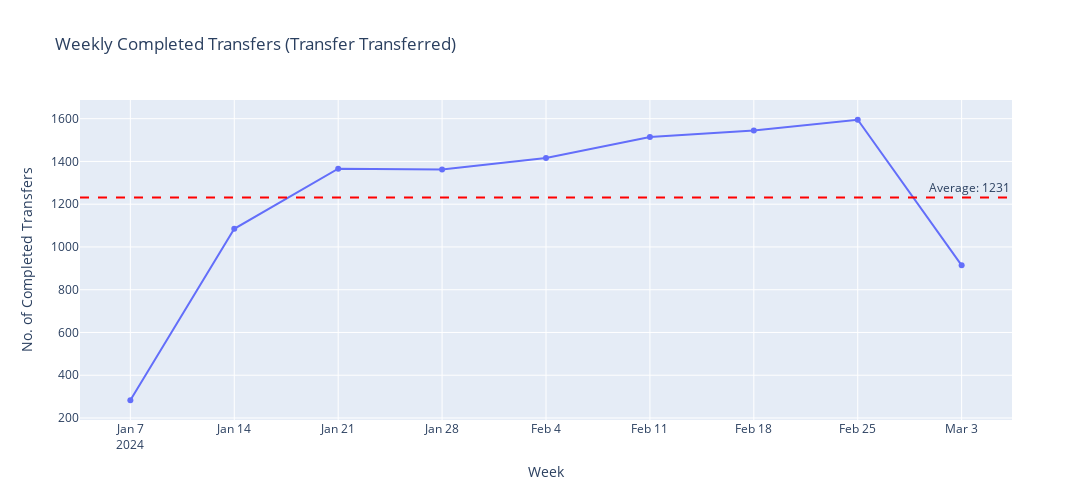

Notebook source saved alongside this figure:
### Markdown cell above
### 2.2 Completed Transfers — The North Star Metric

Although each step reveals some insight about engagement and potential drop-offs, the most important metric for assessing launch performance is **Transfer Transferred**.

Completed transfers reflect actual revenue and directly impact the route’s P&L, making this the **primary KPI** for determining whether the route is gaining sustainable traction and where we should focus future optimisation efforts.

### Code cell
# Execute SQL query
df = db.execute_sql_file("../sql/funnel_stage_time_series.sql")

# Mask for completed transfers only
is_transferred_yes = df["EVENT_NAME"] == "Transfer Transferred"
df = df[is_transferred_yes]

# Resample time series and aggregate to weekly counts
df.set_index("EVENT_DATE", inplace=True)
df = df.resample("W").agg(COUNT=("COUNT", "sum")).reset_index()

# Plot time series
fig = px.line(
    df,
    x="EVENT_DATE",
    y="COUNT",
    title="Weekly Completed Transfers (Transfer Transferred)",
    markers=True,
)
fig.add_hline(
    y=df["COUNT"].mean(),
    line_dash="dash",
    line_color="red",
    annotation_text=f"Average: {df['COUNT'].mean():.0f}",
)
fig.update_layout(
    width=1200,
    height=500,
    xaxis_title="Week",
    yaxis_title="No. of Completed Transfers",
)
fig.show()

### Figure 1 — Plotly figure (JSON) as saved in the notebook; plotly's stock layout.template omitted (floating-point values rounded to 4 significant figures)
{"data": [{"hovertemplate": "EVENT_DATE=%{x}<br>COUNT=%{y}<extra></extra>", "legendgroup": "", "line": {"color": "#636efa", "dash": "solid"}, "marker": {"symbol": "circle"}, "mode": "lines+markers", "name": "", "orientation": "v", "showlegend": false, "type": "scatter", "x": ["2024-01-07T00:00:00.000000", "2024-01-14T00:00:00.000000", "2024-01-21T00:00:00.000000", "2024-01-28T00:00:00.000000", "2024-02-04T00:00:00.000000", "2024-02-11T00:00:00.000000", "2024-02-18T00:00:00.000000", "2024-02-25T00:00:00.000000", "2024-03-03T00:00:00.000000"], "xaxis": "x", "y": [283, 1085, 1366, 1362, 1416, 1514, 1545, 1595, 914], "yaxis": "y"}], "layout": {"annotations": [{"showarrow": false, "text": "Average: 1231", "x": 1, "xanchor": "right", "xref": "x domain", "y": 1231.0, "yanchor": "bottom", "yref": "y"}], "height": 500, "legend": {"tracegroupgap": 0}, "shapes": [{"line": {"color": "red", "dash": "dash"}, "type": "line", "x0": 0, "x1": 1, "xref": "x domain", "y0": 1231.0, "y1": 1231.0, "yref": "y"}], "title": {"text": "Weekly Completed Transfers (Transfer Transferred)"}, "width": 1200, "xaxis": {"anchor": "y", "domain": [0, 1], "title": {"text": "Week"}}, "yaxis": {"anchor": "x", "domain": [0, 1], "title": {"text": "No. of Completed Transfers"}}}}
